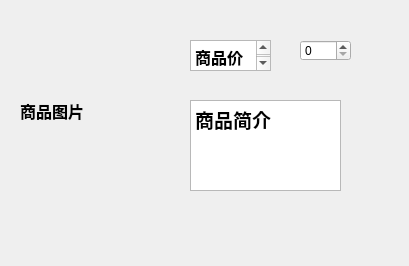
<?xml version="1.0" encoding="UTF-8"?>
<ui version="4.0">
 <class>oneorder</class>
 <widget class="QWidget" name="oneorder">
  <property name="geometry">
   <rect>
    <x>0</x>
    <y>0</y>
    <width>409</width>
    <height>266</height>
   </rect>
  </property>
  <property name="windowTitle">
   <string>Form</string>
  </property>
  <widget class="QTextBrowser" name="textBrowser_2">
   <property name="geometry">
    <rect>
     <x>190</x>
     <y>100</y>
     <width>151</width>
     <height>91</height>
    </rect>
   </property>
   <property name="html">
    <string>&lt;!DOCTYPE HTML PUBLIC &quot;-//W3C//DTD HTML 4.0//EN&quot; &quot;http://www.w3.org/TR/REC-html40/strict.dtd&quot;&gt;
&lt;html&gt;&lt;head&gt;&lt;meta name=&quot;qrichtext&quot; content=&quot;1&quot; /&gt;&lt;meta charset=&quot;utf-8&quot; /&gt;&lt;style type=&quot;text/css&quot;&gt;
p, li { white-space: pre-wrap; }
hr { height: 1px; border-width: 0; }
li.unchecked::marker { content: &quot;\2610&quot;; }
li.checked::marker { content: &quot;\2612&quot;; }
&lt;/style&gt;&lt;/head&gt;&lt;body style=&quot; font-family:'Microsoft YaHei UI'; font-size:9pt; font-weight:400; font-style:normal;&quot;&gt;
&lt;p style=&quot; margin-top:0px; margin-bottom:0px; margin-left:0px; margin-right:0px; -qt-block-indent:0; text-indent:0px;&quot;&gt;&lt;span style=&quot; font-size:14pt; font-weight:700;&quot;&gt;商品简介&lt;/span&gt;&lt;/p&gt;&lt;/body&gt;&lt;/html&gt;</string>
   </property>
  </widget>
  <widget class="QTextBrowser" name="textBrowser_3">
   <property name="geometry">
    <rect>
     <x>190</x>
     <y>40</y>
     <width>81</width>
     <height>31</height>
    </rect>
   </property>
   <property name="html">
    <string>&lt;!DOCTYPE HTML PUBLIC &quot;-//W3C//DTD HTML 4.0//EN&quot; &quot;http://www.w3.org/TR/REC-html40/strict.dtd&quot;&gt;
&lt;html&gt;&lt;head&gt;&lt;meta name=&quot;qrichtext&quot; content=&quot;1&quot; /&gt;&lt;meta charset=&quot;utf-8&quot; /&gt;&lt;style type=&quot;text/css&quot;&gt;
p, li { white-space: pre-wrap; }
hr { height: 1px; border-width: 0; }
li.unchecked::marker { content: &quot;\2610&quot;; }
li.checked::marker { content: &quot;\2612&quot;; }
&lt;/style&gt;&lt;/head&gt;&lt;body style=&quot; font-family:'Microsoft YaHei UI'; font-size:9pt; font-weight:400; font-style:normal;&quot;&gt;
&lt;p style=&quot; margin-top:0px; margin-bottom:0px; margin-left:0px; margin-right:0px; -qt-block-indent:0; text-indent:0px;&quot;&gt;&lt;span style=&quot; font-size:12pt; font-weight:700;&quot;&gt;商品价格&lt;/span&gt;&lt;/p&gt;&lt;/body&gt;&lt;/html&gt;</string>
   </property>
  </widget>
  <widget class="QSpinBox" name="spinBox">
   <property name="geometry">
    <rect>
     <x>300</x>
     <y>40</y>
     <width>51</width>
     <height>21</height>
    </rect>
   </property>
  </widget>
  <widget class="QLabel" name="label">
   <property name="geometry">
    <rect>
     <x>20</x>
     <y>41</y>
     <width>141</width>
     <height>141</height>
    </rect>
   </property>
   <property name="text">
    <string>&lt;html&gt;&lt;head/&gt;&lt;body&gt;&lt;p&gt;&lt;span style=&quot; font-size:12pt; font-weight:700;&quot;&gt;商品图片&lt;/span&gt;&lt;/p&gt;&lt;/body&gt;&lt;/html&gt;</string>
   </property>
  </widget>
 </widget>
 <resources/>
 <connections/>
</ui>
